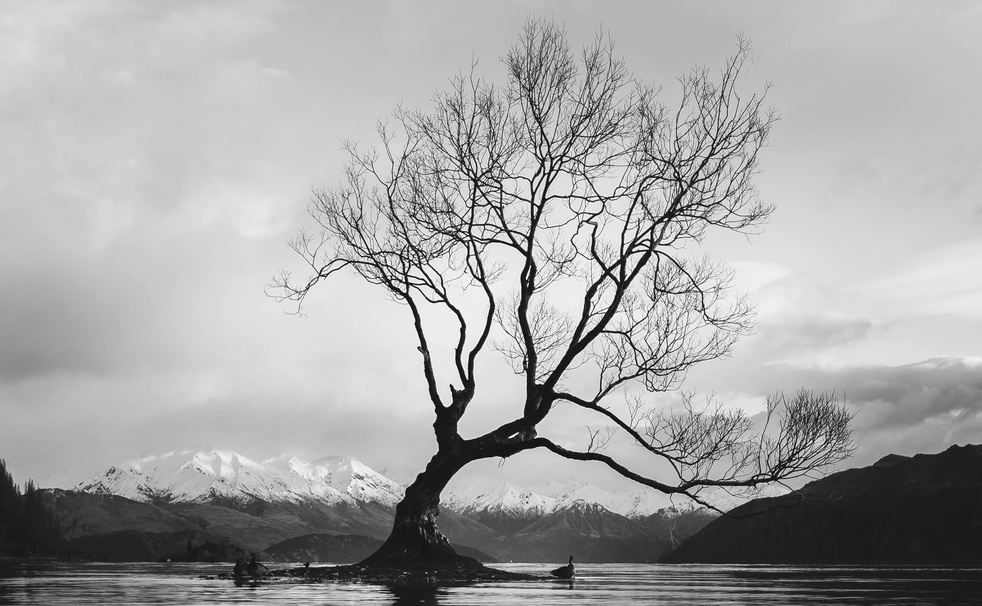
#> input picture Task1.jpg, 982 x 606 px, shrunk from 2645 x 1632 before the run
$ jupyter execute --allow-errors lab1.ipynb   (shell and % lines are left out)
#> lines starting #> are read from the running program, lines starting #| are printed output that depends on the picture
[cell 1]
import cv2
import numpy as np
import matplotlib.pyplot as plt
input_image = cv2.imread('Task1.jpg')
#> input_image is the input picture: shape (606, 982, 3); min 0, max 255, mean 165.3
input_image = cv2.cvtColor(input_image, cv2.COLOR_BGR2RGB)
inverted_image = 255 - input_image
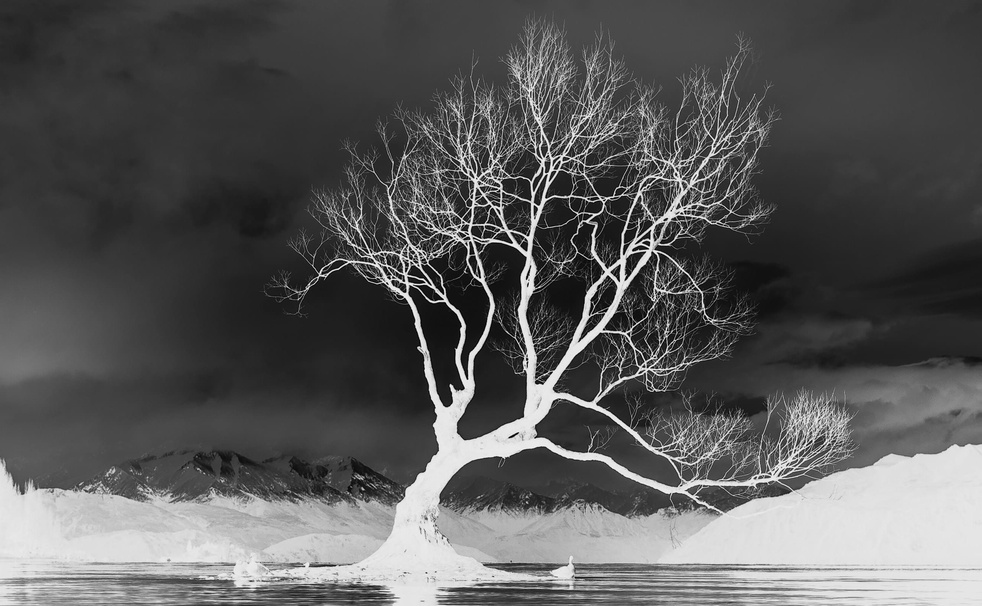
#> inverted_image: shape (606, 982, 3); min 0, max 255, mean 89.7
gamma = 3
gamma_image = np.power(inverted_image / 255.0, gamma) * 255.0
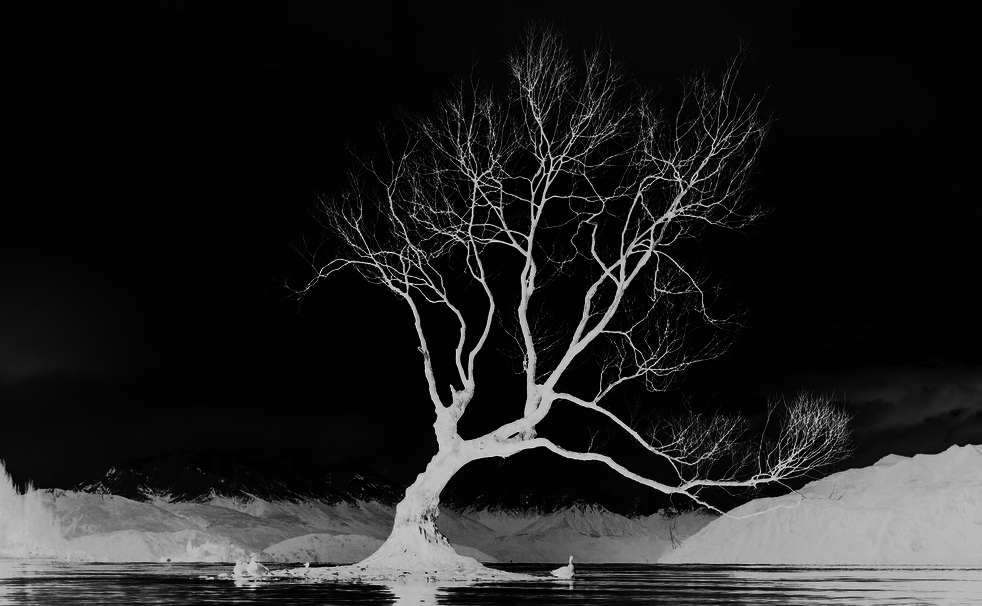
#> gamma_image: shape (606, 982, 3) float64; min 0, max 255, mean 33.1
gamma_image = gamma_image.astype(np.uint8)
plt.figure(figsize=(10, 5))
plt.subplot(1, 2, 1)
plt.imshow(input_image)
plt.title('Input Image')
plt.axis('off')
plt.subplot(1, 2, 2)
plt.imshow(gamma_image)
plt.title('Night Version Image')
plt.axis('off')
plt.show()
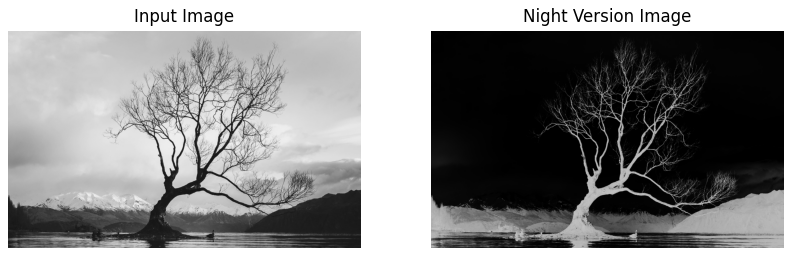
#> figure drawn by matplotlib, 2 panels

[cell 2]
import cv2
import numpy as np
import matplotlib.pyplot as plt
input_image = cv2.imread('Task2.jpg')
#> (the rest of this cell did not finish here and is left out)

[cell 3]
import cv2
import numpy as np
import matplotlib.pyplot as plt

blurred_image = cv2.imread('Task3.jpg')
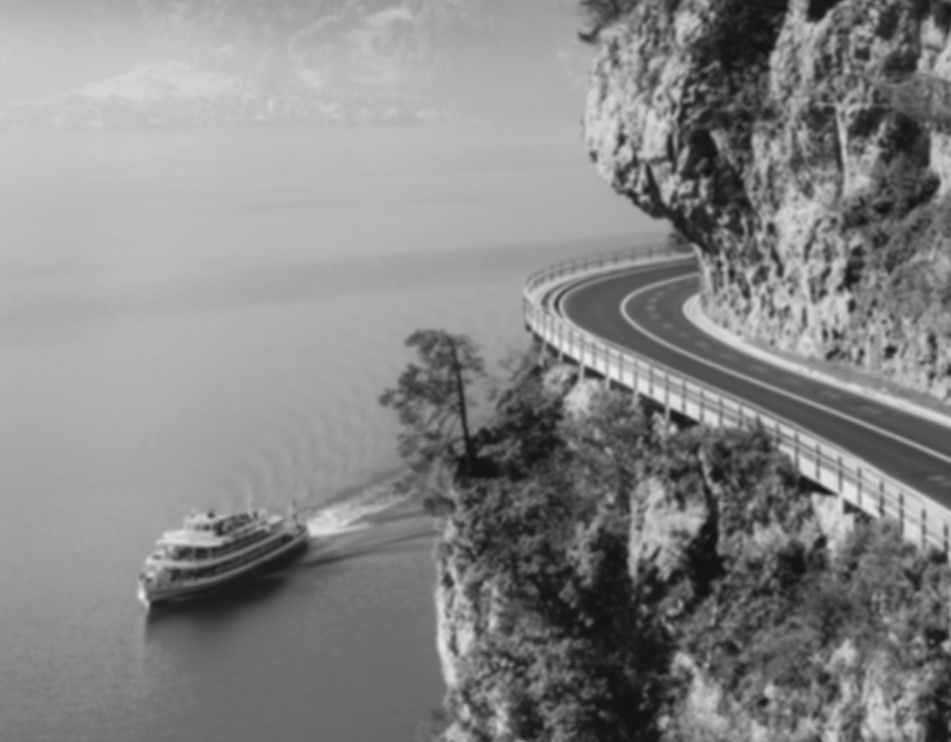
#> input picture Task3.jpg, 951 x 742 px, shrunk from 2560 x 1999 before the run
#> blurred_image is the input picture: shape (742, 951, 3); min 18, max 236, mean 133.8
blurred_image = cv2.cvtColor(blurred_image, cv2.COLOR_BGR2RGB)

gaussian_blurred = cv2.GaussianBlur(blurred_image, (9, 9), 10.0)
mask = blurred_image - gaussian_blurred
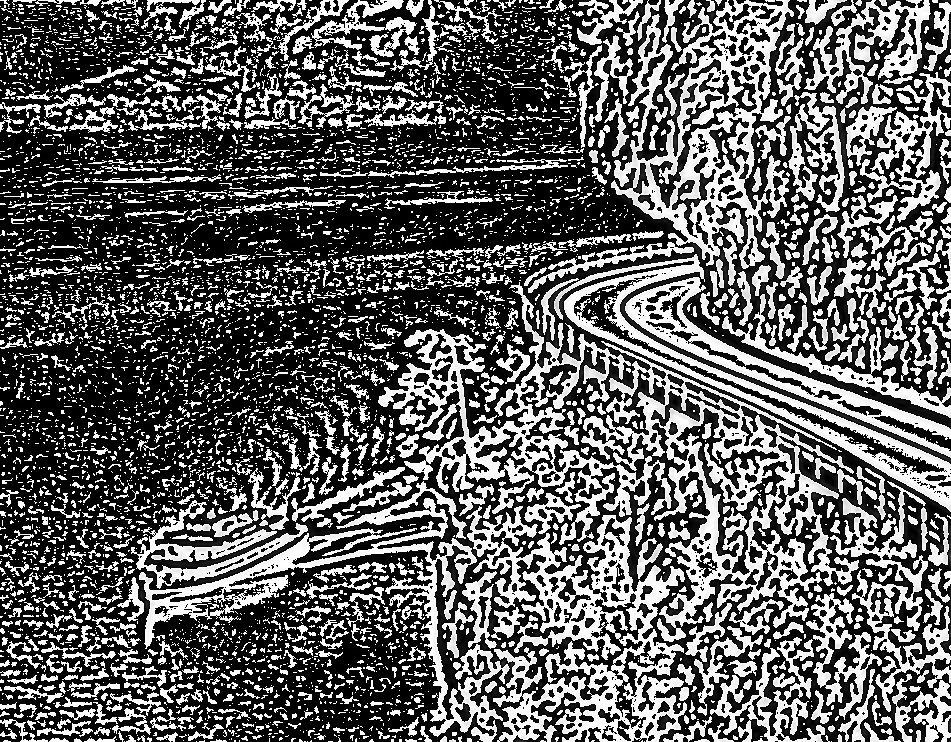
#> mask: shape (742, 951, 3); min 0, max 255, mean 95.3

sharpness_factor = 5
sharpened_image = blurred_image + sharpness_factor * mask
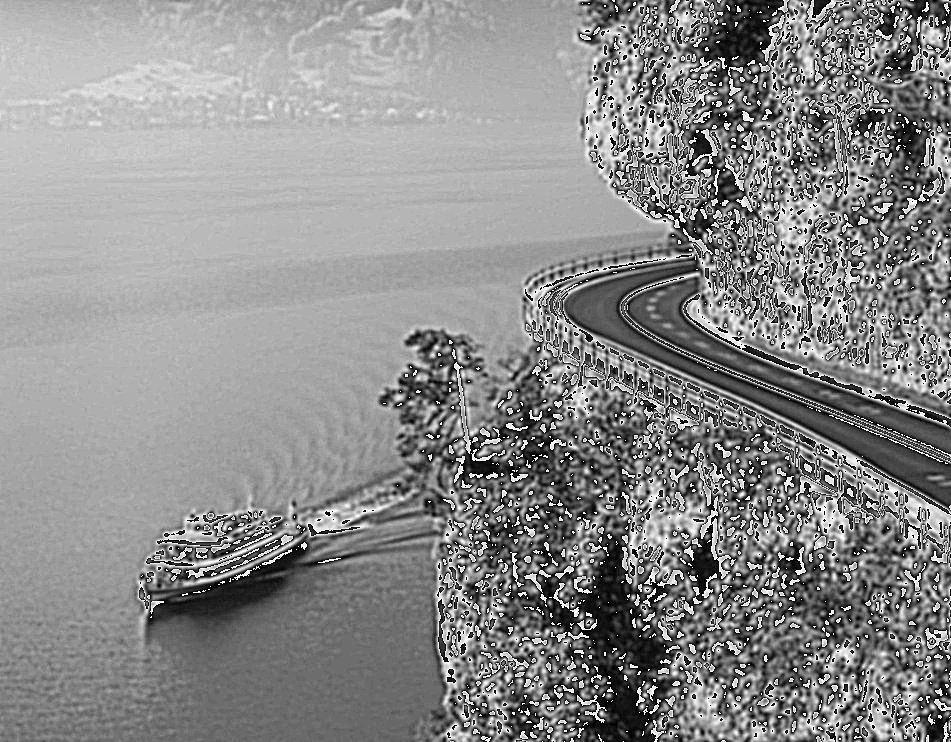
#> sharpened_image: shape (742, 951, 3); min 0, max 255, mean 138.8
sharpened_image = np.clip(sharpened_image, 0, 255).astype(np.uint8)

plt.figure(figsize=(10, 5))
plt.subplot(1, 2, 1)
plt.imshow(blurred_image)
plt.title('Blurred Image')
plt.axis('off')
plt.subplot(1, 2, 2)
plt.imshow(sharpened_image)
plt.title('Sharpened Image')
plt.axis('off')
plt.show()
# The method I have used is Unsharp Masking.
# Unsharp masking provides a more natural enhancement with noticeable but not overly strong edge enhancement.
# unsharp masking is preferred over the Laplacean filter for image sharpening
# due to its finer control over sharpening intensity, more natural results, better noise management.
